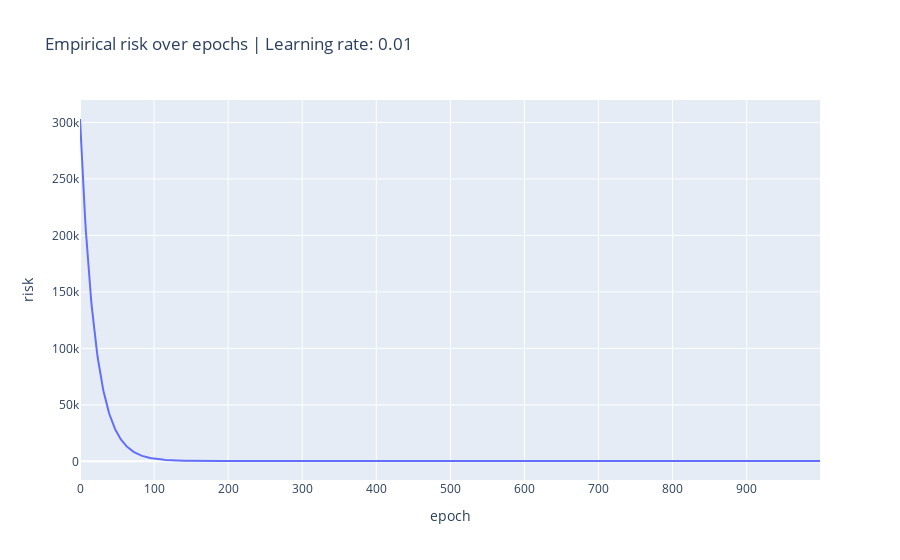

Notebook code cell kept with this figure:
### Markdown cell above
# Plots

### Code cell
px.line(res_df, x='epoch', y='risk', title=f'Empirical risk over epochs | Learning rate: {lr}')

### Figure 1 — Plotly figure (JSON) as saved in the notebook; plotly's stock layout.template omitted (floating-point values rounded to 4 significant figures; data arrays with more than 128 entries replaced by an {"elided": "..."} marker saying what was removed)
{"data": [{"hovertemplate": "epoch=%{x}<br>risk=%{y}<extra></extra>", "legendgroup": "", "line": {"color": "#636efa", "dash": "solid"}, "marker": {"symbol": "circle"}, "mode": "lines", "name": "", "orientation": "v", "showlegend": false, "type": "scatter", "x": {"elided": "1000 int values"}, "xaxis": "x", "y": {"elided": "1000 float values"}, "yaxis": "y"}], "layout": {"legend": {"tracegroupgap": 0}, "title": {"text": "Empirical risk over epochs | Learning rate: 0.01"}, "xaxis": {"anchor": "y", "domain": [0, 1], "title": {"text": "epoch"}}, "yaxis": {"anchor": "x", "domain": [0, 1], "title": {"text": "risk"}}}}
